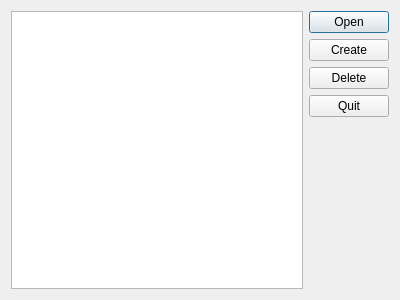
<?xml version="1.0" encoding="UTF-8"?>
<ui version="4.0">
 <class>Games</class>
 <widget class="QDialog" name="Games">
  <property name="geometry">
   <rect>
    <x>0</x>
    <y>0</y>
    <width>400</width>
    <height>300</height>
   </rect>
  </property>
  <property name="windowTitle">
   <string>Games</string>
  </property>
  <layout class="QHBoxLayout" name="horizontalLayout">
   <item>
    <widget class="QListView" name="gamesList"/>
   </item>
   <item>
    <layout class="QVBoxLayout" name="verticalLayout">
     <item>
      <widget class="QPushButton" name="openGameButton">
       <property name="text">
        <string>Open</string>
       </property>
      </widget>
     </item>
     <item>
      <widget class="QPushButton" name="createGameButton">
       <property name="text">
        <string>Create</string>
       </property>
      </widget>
     </item>
     <item>
      <widget class="QPushButton" name="deleteGameButton">
       <property name="text">
        <string>Delete</string>
       </property>
      </widget>
     </item>
     <item alignment="Qt::AlignmentFlag::AlignTop">
      <widget class="QPushButton" name="quitButton">
       <property name="text">
        <string>Quit</string>
       </property>
      </widget>
     </item>
    </layout>
   </item>
  </layout>
 </widget>
 <resources/>
 <connections>
  <connection>
   <sender>quitButton</sender>
   <signal>clicked()</signal>
   <receiver>Games</receiver>
   <slot>reject()</slot>
   <hints>
    <hint type="sourcelabel">
     <x>389</x>
     <y>127</y>
    </hint>
    <hint type="destinationlabel">
     <x>314</x>
     <y>142</y>
    </hint>
   </hints>
  </connection>
  <connection>
   <sender>openGameButton</sender>
   <signal>clicked()</signal>
   <receiver>Games</receiver>
   <slot>accept()</slot>
   <hints>
    <hint type="sourcelabel">
     <x>380</x>
     <y>21</y>
    </hint>
    <hint type="destinationlabel">
     <x>371</x>
     <y>149</y>
    </hint>
   </hints>
  </connection>
  <connection>
   <sender>gamesList</sender>
   <signal>doubleClicked(QModelIndex)</signal>
   <receiver>Games</receiver>
   <slot>on_double_click(QModelIndex)</slot>
   <hints>
    <hint type="sourcelabel">
     <x>155</x>
     <y>149</y>
    </hint>
    <hint type="destinationlabel">
     <x>333</x>
     <y>260</y>
    </hint>
   </hints>
  </connection>
 </connections>
 <slots>
  <slot>on_double_click(QModelIndex)</slot>
 </slots>
</ui>
